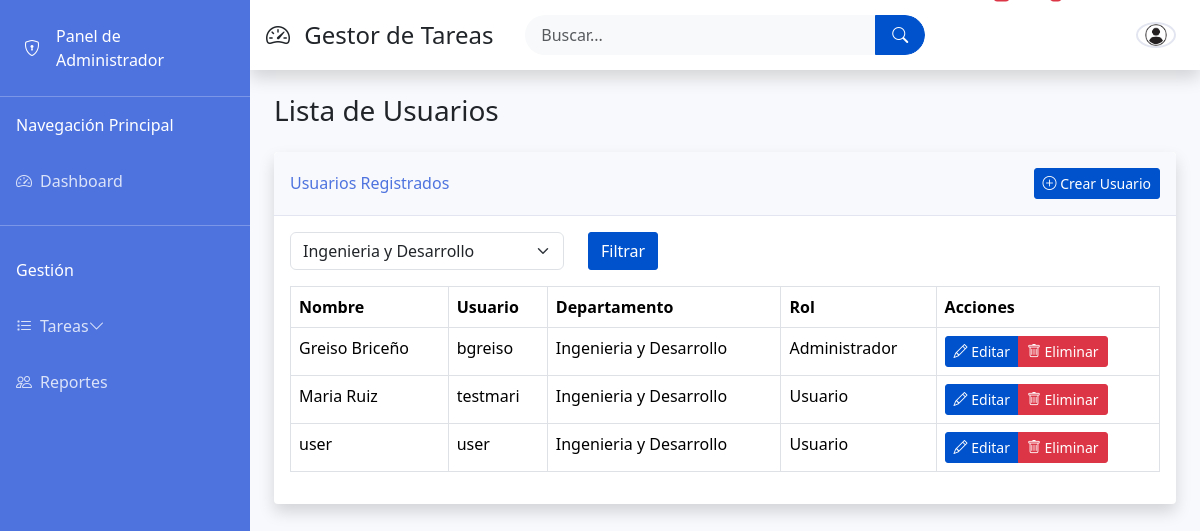
/listar.php?departamento=11, run on the app's committed database.
### tables this page shows
CREATE TABLE `usuarios` (
  `id_usuario` int(11) NOT NULL,
  `nombre` varchar(100) NOT NULL,
  `usuario` varchar(50) NOT NULL,
  `contraseña` varchar(255) NOT NULL,
  `email` varchar(255) NOT NULL,
  `telefono` int(11) NOT NULL,
  `id_departamento` int(11) DEFAULT NULL,
  `id_cargo` int(11) DEFAULT NULL,
  `id_rol` int(11) DEFAULT NULL,
  `fecha_registro` datetime DEFAULT CURRENT_TIMESTAMP
);

CREATE TABLE `departamentos` (
  `id_departamento` int(11) NOT NULL,
  `nombre` varchar(100) NOT NULL
);

CREATE TABLE `roles` (
  `id_rol` int(11) NOT NULL,
  `nombre` varchar(50) NOT NULL
);

### listar.php (the view, shortened to what this page needs)
<?php
require_once 'config.php';
include 'header.php';
$filtros = [
    'departamento' => $_GET['departamento'] ?? null,
];
$query = "SELECT u.*, d.nombre as departamento, r.nombre as rol
          FROM usuarios u
          LEFT JOIN departamentos d ON u.id_departamento = d.id_departamento
          LEFT JOIN roles r ON u.id_rol = r.id_rol
          WHERE 1=1";
if ($filtros['departamento']) {
    $query .= " AND d.id_departamento = ?";
    $params[] = $filtros['departamento'];
    $types = 'i';
}
$stmt = $conexion->prepare($query);
if (isset($params)) {
    $stmt->bind_param($types, ...$params);
}
$stmt->execute();
$tareas = $stmt->get_result()->fetch_all(MYSQLI_ASSOC);
$departamentos = [];
$query_deps = $conexion->query("SELECT id_departamento, nombre FROM departamentos ORDER BY nombre");
if ($query_deps) {
    $departamentos = $query_deps->fetch_all(MYSQLI_ASSOC);
}
?>
<div class="container-fluid">
    <h1 class="h3 mb-4 text-gray-800">Lista de Usuarios</h1>
    <div class="card shadow mb-4">
        <div class="card-header py-3 d-flex flex-row align-items-center justify-content-between">
            <h6 class="m-0 font-weight-bold text-primary">Usuarios Registrados</h6>
            <a href="crear.php" class="btn btn-primary btn-sm">
                <i class="bi bi-plus-circle"></i> Crear Usuario
            </a>
        </div>
        <div class="card-body">
            <form method="get" class="mb-3">
                <div class="row">
                    <div class="col-md-4">
                        <select name="departamento" class="form-select">
                            <?php foreach ($departamentos as $dep): ?>
                                <option value="<?= $dep['id_departamento'] ?>" <?= ($filtros['departamento'] == $dep['id_departamento']) ? 'selected' : '' ?>>
                                    <?= htmlspecialchars($dep['nombre']) ?>
                                </option>
                            <?php endforeach; ?>
                        </select>
                    </div>
                    <div class="col-md-2">
                        <button type="submit" class="btn btn-primary">Filtrar</button>
                    </div>
                </div>
            </form>
            <div class="table-responsive">
                <table class="table table-bordered" id="dataTable" width="100%" cellspacing="0">
                    <thead>
                        <tr>
                            <th>Nombre</th>
                            <th>Usuario</th>
                            <th>Departamento</th>
                            <th>Rol</th>
                            <th>Acciones</th>
                        </tr>
                    </thead>
                    <tbody>
                        <?php foreach ($tareas as $usuario): ?>
                            <tr>
                                <td><?= htmlspecialchars($usuario['nombre']) ?></td>
                                <td><?= htmlspecialchars($usuario['usuario']) ?></td>
                                <td><?= htmlspecialchars($usuario['departamento']) ?></td>
                                <td><?= htmlspecialchars($usuario['rol']) ?></td>
                                <td>
                                    <div class="btn-group" role="group" aria-label="Acciones usuario">
                                        <button type="button" class="btn btn-primary btn-sm" data-bs-toggle="modal" data-bs-target="#editarUsuarioModal"
                                            data-id="<?= $usuario['id_usuario'] ?>"
                                            data-nombre="<?= htmlspecialchars($usuario['nombre']) ?>"
                                            data-usuario="<?= htmlspecialchars($usuario['usuario']) ?>"
                                            data-departamento="<?= $usuario['id_departamento'] ?>"
                                            data-rol="<?= $usuario['id_rol'] ?>">
                                            <i class="bi bi-pencil"></i> Editar
                                        </button>
                                        <button type="button" class="btn btn-danger btn-sm" data-bs-toggle="modal" data-bs-target="#eliminarUsuarioModal"
                                            data-id="<?= $usuario['id_usuario'] ?>"
                                            data-nombre="<?= htmlspecialchars($usuario['nombre']) ?>">
                                            <i class="bi bi-trash"></i> Eliminar
                                        </button>
                                    </div>
                                </td>
                            </tr>
                        <?php endforeach; ?>
                    </tbody>
                </table>
            </div>
        </div>
    </div>
</div>
<?php include 'footer.php'; ?>

### admin.css (style rules this page uses)
body { background-color: #f8f9fc; overflow-x: hidden; }
.card { border: none; border-radius: 0.35rem; box-shadow: 0 0.15rem 1.75rem 0 rgba(58, 59, 69, 0.15); }
.card-header { background-color: #f8f9fc; border-bottom: 1px solid #e3e6f0; }
.text-primary { color: #4e73df !important; }
.btn { border-radius: 3px; font-weight: 500; }
.btn-primary { background-color: #0052cc; border-color: #0052cc; }
.card { border-radius: 4px; box-shadow: 0 1px 2px rgba(9, 30, 66, 0.25); }

### data on the page
usuarios: nombre "Greiso Briceño", usuario "bgreiso", id_departamento.nombre "Ingenieria y Desarrollo", id_rol.nombre "Administrador"
usuarios: nombre "Maria Ruiz", usuario "testmari", id_departamento.nombre "Ingenieria y Desarrollo", id_rol.nombre "Usuario"
usuarios: nombre "user", usuario "user", id_departamento.nombre "Ingenieria y Desarrollo", id_rol.nombre "Usuario"

### other printed values
form field departamento "Ingenieria y Desarrollo"
